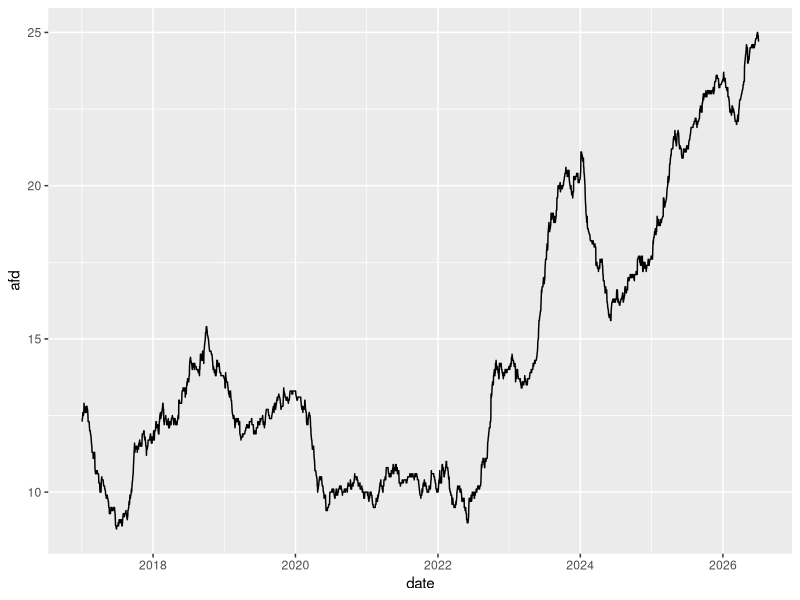

The R source for this figure: (Note: this script raises an error after producing the figure.)
# Main statistical analysis: modelling and inference.

library(tidyverse)
library(here)
library(haven)

# function for calculating the scale factor for plots
skalierung_berechnen <- function(dataset, variable) {
  scale <- max(elect_clean$afd, na.rm = TRUE) / max(abs(dataset[[variable]]), na.rm = TRUE)
  return(scale)
}

elect_clean <- read_csv(here("data", "processed", "elect_clean.csv"))
bip_clean <- read_csv(here("data", "processed", "bip_clean.csv"))

glimpse(elect_clean)

elect_clean %>% ggplot(aes(x = date, y = afd)) +
  geom_path()
# We conclude:
# 1. Decline during 2017
# 2. Resurface late in 2017
# 3. Stagnation from 2018-2020
# 4. Drop and low stagnation during Covid
# 5. Steep twofold increase in 2022 and 2023
# 6. Steep decline in 2024
# 7. Almost constant growth until today

# scale factor for bip
skalierung_bip <- skalierung_berechnen(bip_clean, "growth_real")

# plot bip x afd polling
ggplot() +
  geom_path(
    data = elect_clean,
    aes(x = date, y = afd),
    color = "blue"
  ) +
  geom_path(
    data = bip_clean,
    aes(x = date, y = growth_real * skalierung_bip),
    color = "red"
  ) +
  scale_y_continuous(
    name = "AfD - polling",
    sec.axis = sec_axis(~ . / skalierung_bip, name = "Real GDP growth")
  ) +
  theme_minimal() +
  theme(
    axis.title.y = element_text(color = "blue", face = "bold"),
    axis.text.y = element_text(color = "blue"),
    axis.title.y.right = element_text(color = "red", face = "bold"),
    axis.text.y.right = element_text(color = "red")
  ) +
  labs(title = "Afd polling numbers compared to real GDP growth\n in Germany 2017 - 2026")

ggsave(filename = here("plots", "BIP_AFD.png"))
# We conclude:
# Pre-Covid: Mostly stable, albeit slow economic growth. Stable AFD-polling.
# Beginning of Covid: Polling and growth decline together, AfD does not profit from weak economy.
# Post-Lockdown-Effect: The economy bounces back, AfD numbers stay low.
# Economic stagnation: Growth slows down, AfD numbers start to rise again drastically.
# Recession: Interestingly, Right after the publication of the recessive 2024 numbers, the AfD numbers drop again.
# Hovering around the 0: The economy very slowly works its way out of the recession, while AFD polling now grows slower, but with barely any interuption
# Alltogether: Link between weak economy and strong AfD looks stronger after Covid.


#------------------------------------------------------------------------------
# plot for unemployment x vote share afd

unemployment_clean <- read_csv(here("data", "processed", "unemp_clean.csv"))

# unemployment rate over time
unemployment_clean |>
  ggplot(aes(date, unemployment_rate)) +
  geom_path()
# Conclusion:
# unem dropped till mid 2018
# stayed consistent till 2020
# surged till mid 2021 during covid
# fell sharply to pre pandemic levels in mid 2022
# consistent uptick in eunemp until today, slightly higher levels then
# the pandemic high

# scale factor for unemployment
skalierung_unemp <- skalierung_berechnen(unemployment_clean, "unemployment_rate")

# plot unemployment rate x afd polling numbers

ggplot() +
  geom_path(
    data = elect_clean,
    aes(
      x = date,
      y = afd
    ),
    color = "blue"
  ) +
  geom_path(
    data = unemployment_clean,
    aes(
      x = date,
      y = unemployment_rate * skalierung_unemp
    ),
    color = "red"
  ) +
  scale_y_continuous(
    name = "AfD - polling",
    sec.axis = sec_axis(~ . / skalierung_unemp, name = "Unemployment share")
  ) +
  theme_minimal() +
  theme(
    axis.title.y = element_text(color = "blue", face = "bold"),
    axis.text.y = element_text(color = "blue"),
    axis.title.y.right = element_text(color = "red", face = "bold"),
    axis.text.y.right = element_text(color = "red")
  ) +
  labs(title = "Afd polling numbers compared to unemployment rate\n in Germany 2017 - 2026")

ggsave(filename = here("plots", "UNEMPLOYMENT_AFD.png"))

# conclusion
# until 2020 no meaningful link is present
# 2020 - 2022 there is a inverse correlation, unemp rises, afd numers fall
# since 2022, unemp steadily rises, afd also gains in the long term


#----------------------------------------------------------------------
# allbus importieren
# wir verwenden allbus_mini_clean aus skript 03
# ep01 muss gewichtet werden
ep01_wght <- allbus_mini_raw |>
  filter(!(ep01 %in% c(-42, -11, -9, -8, -1))) |>
  group_by(year) |>
  summarise(ep01_mean = weighted.mean(ep01, w = wghtpew, na.rm = TRUE)) |>
  filter(year > 2014)

# afd polling numbers mean per year
avg_year_afd <- elect_clean |>
  group_by(jahr = format(date, "%Y")) %>%
  summarise(
    mittelwert = mean(afd, na.rm = TRUE)
  ) |>
  mutate(jahr = as.integer(jahr))

# skalierung afd / econ satisfaction
skalierung_ep01 <- skalierung_berechnen(ep01_wght, "ep01_mean")

# plot economy satisfaction x afd polling number
ggplot() +
  geom_point(
    data = avg_year_afd,
    aes(
      x = jahr,
      y = mittelwert
    ),
    color = "blue"
  ) +
  geom_line(
    data = avg_year_afd,
    aes(
      x = jahr,
      y = mittelwert
    ),
    color = "blue"
  ) +
  geom_point(
    data = ep01_wght,
    aes(
      x = year,
      y = ep01_mean * skalierung_ep01
    ),
    color = "red"
  ) +
  geom_line(
    data = ep01_wght,
    aes(
      x = year,
      y = ep01_mean * skalierung_ep01
    ),
    color = "red"
  ) +
  scale_y_continuous(
    name = "AfD - polling",
    sec.axis = sec_axis(~ . / skalierung_unemp, name = "Satisfaction with economy \n (1 = very good, 3 = somewhat, 5 = very bad)")
  ) +
  theme_minimal() +
  theme(
    axis.title.y = element_text(color = "blue", face = "bold"),
    axis.text.y = element_text(color = "blue"),
    axis.title.y.right = element_text(color = "red", face = "bold"),
    axis.text.y.right = element_text(color = "red")
  ) +
  labs(title = "Afd polling numbers compared to economic satisfaction\n in Germany 2017 - 2026")

ggsave(filename = here("plots", "ECON_SATISFACTION_AFD.png"))
# conclusion
# limitation: ony 3 allbus rounds while afd exists
# but trens is visible, worse economic situation correaltes to rising afd numbers

library(ggplot2)
library(viridis) # Für barrierefreie Farben

allbus_mini_clean %>%
  filter(ep01 > 0) %>%
  ggplot(aes(x = year, y = ep01)) +
  geom_bin2d(bins = 30) + # bins steuert die Rastergröße
  scale_fill_viridis_c() + # Schöne Farbpalette
  theme_minimal() +
  labs(
    title = "Heatmap von EP01 über die Jahre",
    x = "Jahr",
    y = "EP01",
    fill = "Anzahl"
  )
